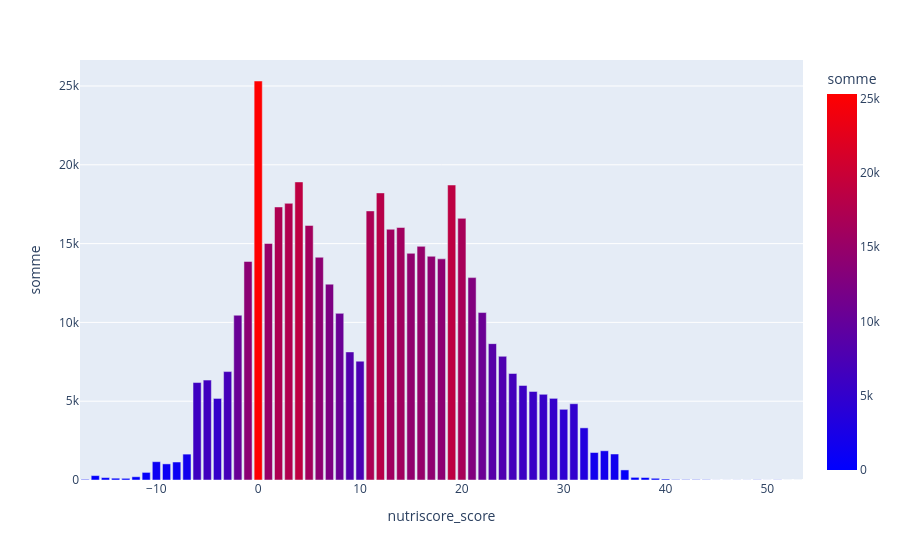

The notebook cell saved with this chart:
### Code cell
nutriscore_score = count_for_graph(df,"nutriscore_score")

graph = px.bar(nutriscore_score, x="nutriscore_score", y="somme", color="somme", color_continuous_scale="bluered")
graph.show()

### Figure 1 — Plotly figure (JSON) as saved in the notebook; plotly's stock layout.template omitted (floating-point values rounded to 4 significant figures)
{"data": [{"hovertemplate": "nutriscore_score=%{x}<br>somme=%{marker.color}<extra></extra>", "legendgroup": "", "marker": {"color": [40, 279, 152, 115, 106, 206, 482, 1161, 1022, 1141, 1643, 6184, 6339, 5176, 6879, 10455, 13866, 25317, 15010, 17325, 17555, 18913, 16152, 14133, 12427, 10573, 8126, 7540, 17074, 18217, 15910, 16021, 14383, 14825, 14195, 14033, 18718, 16601, 12841, 10625, 8653, 7848, 6759, 6000, 5620, 5436, 5181, 4486, 4840, 3309, 1744, 1854, 1650, 639, 168, 158, 109, 60, 24, 23, 23, 18, 4, 3, 5, 5, 12, 3, 10, 1, 2], "coloraxis": "coloraxis", "pattern": {"shape": ""}}, "name": "", "orientation": "v", "showlegend": false, "textposition": "auto", "type": "bar", "x": [-17.0, -16.0, -15.0, -14.0, -13.0, -12.0, -11.0, -10.0, -9.0, -8.0, -7.0, -6.0, -5.0, -4.0, -3.0, -2.0, -1.0, 0.0, 1.0, 2.0, 3.0, 4.0, 5.0, 6.0, 7.0, 8.0, 9.0, 10.0, 11.0, 12.0, 13.0, 14.0, 15.0, 16.0, 17.0, 18.0, 19.0, 20.0, 21.0, 22.0, 23.0, 24.0, 25.0, 26.0, 27.0, 28.0, 29.0, 30.0, 31.0, 32.0, 33.0, 34.0, 35.0, 36.0, 37.0, 38.0, 39.0, 40.0, 41.0, 42.0, 43.0, 44.0, 45.0, 46.0, 47.0, 48.0, 49.0, 50.0, 51.0, 52.0, 53.0], "xaxis": "x", "y": [40, 279, 152, 115, 106, 206, 482, 1161, 1022, 1141, 1643, 6184, 6339, 5176, 6879, 10455, 13866, 25317, 15010, 17325, 17555, 18913, 16152, 14133, 12427, 10573, 8126, 7540, 17074, 18217, 15910, 16021, 14383, 14825, 14195, 14033, 18718, 16601, 12841, 10625, 8653, 7848, 6759, 6000, 5620, 5436, 5181, 4486, 4840, 3309, 1744, 1854, 1650, 639, 168, 158, 109, 60, 24, 23, 23, 18, 4, 3, 5, 5, 12, 3, 10, 1, 2], "yaxis": "y"}], "layout": {"barmode": "relative", "coloraxis": {"autocolorscale": false, "colorbar": {"title": {"text": "somme"}}, "colorscale": [[0, "rgb(0,0,255)"], [1, "rgb(255,0,0)"]]}, "legend": {"tracegroupgap": 0}, "margin": {"t": 60}, "xaxis": {"anchor": "y", "domain": [0, 1], "title": {"text": "nutriscore_score"}}, "yaxis": {"anchor": "x", "domain": [0, 1], "title": {"text": "somme"}}}}
